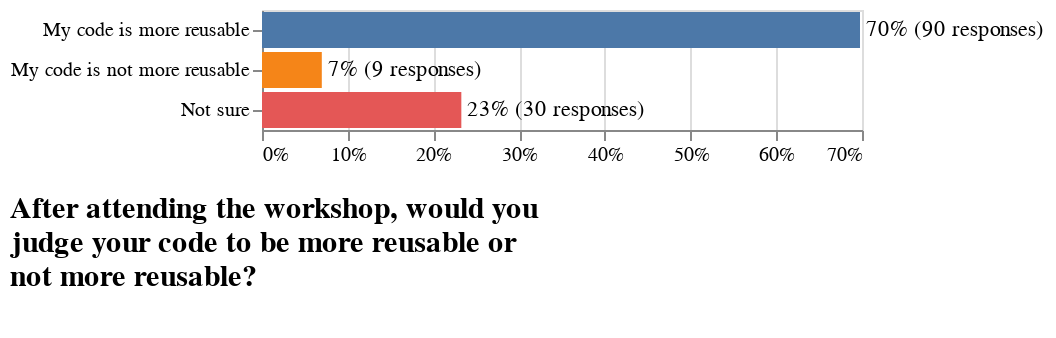

Notebook source saved alongside this figure:
### Code cell
question = "After attending the workshop, would you judge your code to be more reusable or not more reusable?"
order = ["My code is more reusable", "My code is not more reusable", "Not sure"]

plot(data, question, order, "reusable.png")

### Figure 1 — Vega-Lite specification as saved in the notebook (floating-point values rounded to 4 significant figures)
{"config": {"view": {"continuousWidth": 300, "continuousHeight": 300}, "title": {"anchor": "start", "fontSize": 15, "offset": 15, "orient": "bottom", "subtitleColor": "gray", "subtitleFontSize": 15}}, "layer": [{"mark": {"type": "bar"}, "encoding": {"color": {"field": "options", "legend": null, "type": "nominal"}, "x": {"axis": {"format": ".0%", "title": null}, "field": "percentage", "type": "quantitative"}, "y": {"axis": {"labels": true, "title": null}, "field": "options", "sort": ["My code is more reusable", "My code is not more reusable", "Not sure"], "type": "nominal"}}, "title": {"text": ["After attending the workshop, would you", "judge your code to be more reusable or", "not more reusable?"], "subtitle": []}}, {"mark": {"type": "text", "align": "left", "baseline": "middle", "dx": 3}, "encoding": {"text": {"field": "formatted", "type": "nominal"}, "x": {"field": "percentage", "type": "quantitative"}, "y": {"field": "options", "sort": ["My code is more reusable", "My code is not more reusable", "Not sure"], "type": "nominal"}}}], "data": {"name": "data-5124c103a186e0f76f7155b10a1fdd0a"}, "$schema": "https://vega.github.io/schema/vega-lite/v5.17.0.json", "datasets": {"data-5124c103a186e0f76f7155b10a1fdd0a": [{"options": "My code is more reusable", "counts": 90, "percentage": 0.6977, "formatted": "70% (90 responses)"}, {"options": "Not sure", "counts": 30, "percentage": 0.2326, "formatted": "23% (30 responses)"}, {"options": "My code is not more reusable", "counts": 9, "percentage": 0.06977, "formatted": "7% (9 responses)"}]}}
